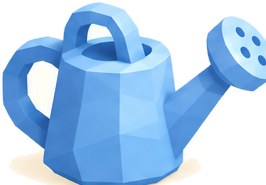
#> input picture design/v1.5-ui/src/a/can.png, 266 x 185 px
$ python -i package.py   (imports and definitions only)
#> lines starting #> are read from the running program, lines starting #| are printed output that depends on the picture
from pathlib import Path
from PIL import Image, ImageDraw, ImageFont, ImageChops
import json, shutil
P=Path(__file__).resolve().parent
R=P.parent.parent
# [1 line that did not run here, left out]
# [1 line not run here, left out]
def fit(path):
    im=Image.open(path).convert('RGBA')
    box=im.getchannel('A').point(lambda a:255 if a>128 else 0).getbbox()
    assert box
    im=im.crop((max(0,box[0]-8),max(0,box[1]-8),min(im.width,box[2]+8),min(im.height,box[3]+8)))
    im.thumbnail((860,860),Image.Resampling.LANCZOS)
    if max(im.size)<850:
        scale=min(860/im.width,860/im.height)
        im=im.resize((round(im.width*scale),round(im.height*scale)),Image.Resampling.LANCZOS)
    out=Image.new('RGBA',(1024,1024))
    out.alpha_composite(im,((1024-im.width)//2,(1024-im.height)//2))
    return out
checks={}
# [10 lines not run here, left out]
font=ImageFont.truetype(str(R/'outputs/hive-run/assets/Nunito-ExtraBold.ttf'),28)
small=ImageFont.truetype(str(R/'outputs/hive-run/assets/Nunito-Bold.ttf'),21)
board=Image.new('RGB',(1600,1120),'#FFF6E3');d=ImageDraw.Draw(board)
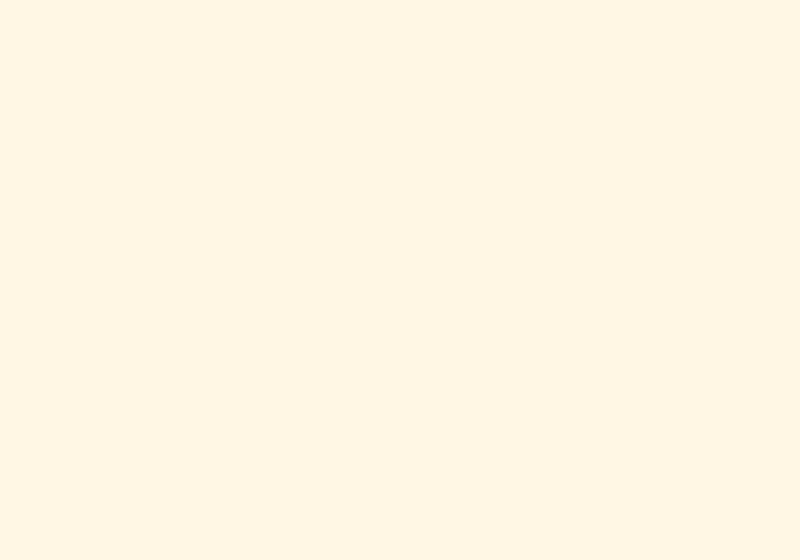
#> board: PIL image 1600x1120 RGB (shown at 1/2 size); mean R, G, B 255, 246, 227
# [2 lines not run here, left out]
items=[('garden_winter_can','can.webp','Лейка'),('garden_winter_shovel','shovel.webp','Совок')]
# [35 lines not run here, left out]

>>> result = fit('../../v1.5-ui/src/a/can.png')
#> in fit, im is the input picture: PIL image 266x185 RGBA; mean R, G, B, A 168, 201.7, 232.8, 165.9
#> in fit, `box=im.getchannel('A').point(lambda a:255 if a>128 else 0).getbbox()`: box = (2, 2, 266, 185)
#> in fit, `out=Image.new('RGBA',(1024,1024))`: out: PIL image 1024x1024 RGBA; every value is 0
#> in fit, `out.alpha_composite(im,((1024-im.width)//2,(1024-im.height)//2))`:
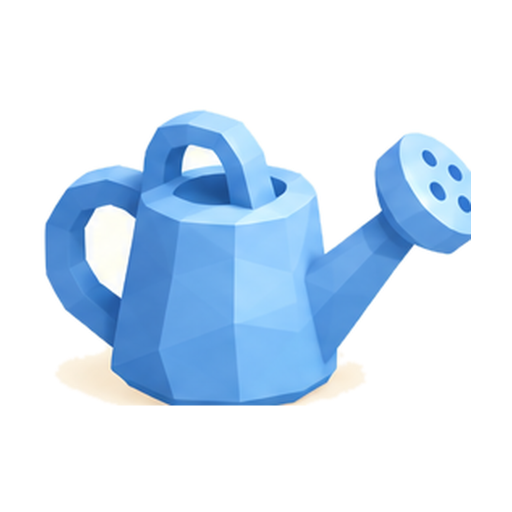
#> out: PIL image 1024x1024 RGBA (shown at 1/2 size); mean R, G, B, A 43.3, 60.1, 76.8, 81.4; transparent parts drawn white

$ run again, on design/v1.5-ui/src/a/barrel.png
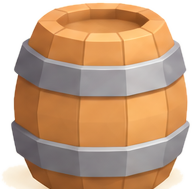
#> input picture design/v1.5-ui/src/a/barrel.png, 192 x 189 px
#> in fit, im is the input picture: PIL image 192x189 RGBA; mean R, G, B, A 198.7, 162.6, 130.5, 208.6
#> box = (2, 2, 190, 189)
#> in fit, `im=im.resize((round(im.width*scale),round(im.height*scale)),Image.Resa..`:
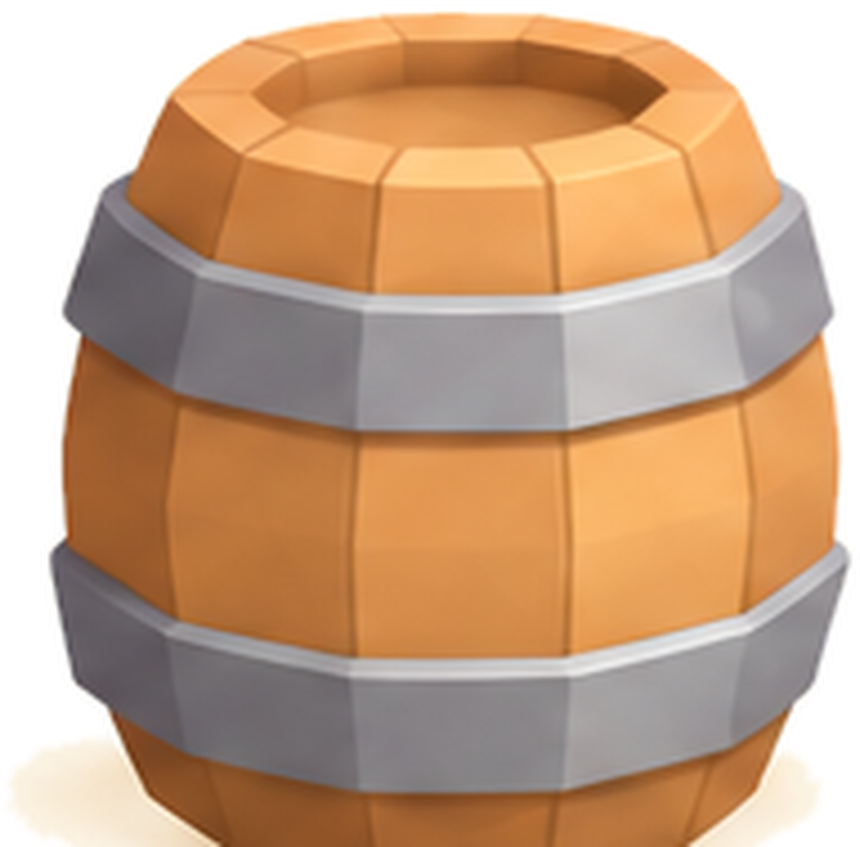
#> im: PIL image 860x847 RGBA; mean R, G, B, A 161.3, 125.1, 94.3, 208.6; transparent parts drawn white
#> in fit, `out.alpha_composite(im,((1024-im.width)//2,(1024-im.height)//2))`:
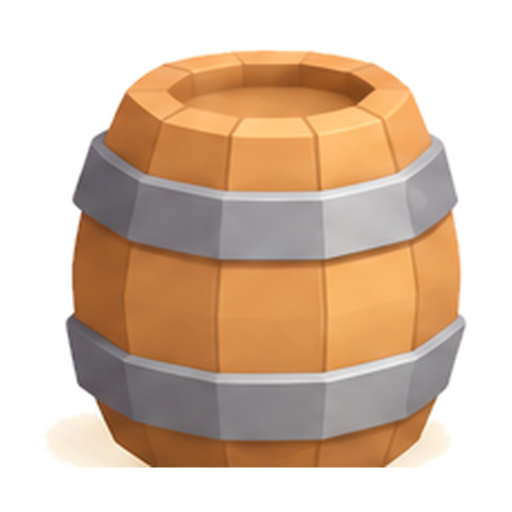
#> out: PIL image 1024x1024 RGBA (shown at 1/2 size); mean R, G, B, A 112, 86.9, 65.5, 144.9; transparent parts drawn white
